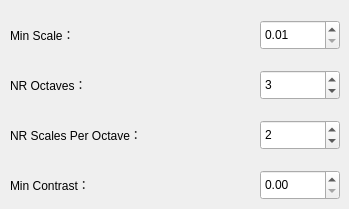
      <widget class="QWidget" name="tab_5">
       <attribute name="title">
        <string>SIFT3D</string>
       </attribute>
       <widget class="QLabel" name="_siftMinScaleLabel">
        <property name="geometry">
         <rect>
          <x>10</x>
          <y>20</y>
          <width>130</width>
          <height>30</height>
         </rect>
        </property>
        <property name="text">
         <string>Min Scale：</string>
        </property>
       </widget>
       <widget class="QLabel" name="_siftNROctavesLabel">
        <property name="geometry">
         <rect>
          <x>10</x>
          <y>70</y>
          <width>160</width>
          <height>30</height>
         </rect>
        </property>
        <property name="text">
         <string>NR Octaves：</string>
        </property>
       </widget>
       <widget class="QLabel" name="_siftNRScalesPerOctaveLabel">
        <property name="geometry">
         <rect>
          <x>10</x>
          <y>120</y>
          <width>250</width>
          <height>30</height>
         </rect>
        </property>
        <property name="text">
         <string>NR Scales Per Octave：</string>
        </property>
       </widget>
       <widget class="QDoubleSpinBox" name="_siftMinScaleSpinBox">
        <property name="geometry">
         <rect>
          <x>260</x>
          <y>20</y>
          <width>80</width>
          <height>30</height>
         </rect>
        </property>
        <property name="minimum">
         <double>0.010000000000000</double>
        </property>
        <property name="maximum">
         <double>1.000000000000000</double>
        </property>
        <property name="singleStep">
         <double>0.010000000000000</double>
        </property>
        <property name="value">
         <double>0.010000000000000</double>
        </property>
       </widget>
       <widget class="QLabel" name="_siftMinContrastLabel">
        <property name="geometry">
         <rect>
          <x>10</x>
          <y>170</y>
          <width>160</width>
          <height>30</height>
         </rect>
        </property>
        <property name="text">
         <string>Min Contrast：</string>
        </property>
       </widget>
       <widget class="QDoubleSpinBox" name="_siftMinContrastSpinBox">
        <property name="geometry">
         <rect>
          <x>260</x>
          <y>170</y>
          <width>80</width>
          <height>30</height>
         </rect>
        </property>
        <property name="singleStep">
         <double>0.100000000000000</double>
        </property>
       </widget>
       <widget class="QSpinBox" name="_siftNROctavesSpinBox">
        <property name="geometry">
         <rect>
          <x>260</x>
          <y>70</y>
          <width>80</width>
          <height>30</height>
         </rect>
        </property>
        <property name="minimum">
         <number>1</number>
        </property>
        <property name="value">
         <number>3</number>
        </property>
       </widget>
       <widget class="QSpinBox" name="_siftNRScalesPerOctaveSpinBox">
        <property name="geometry">
         <rect>
          <x>260</x>
          <y>120</y>
          <width>80</width>
          <height>30</height>
         </rect>
        </property>
        <property name="minimum">
         <number>1</number>
        </property>
        <property name="value">
         <number>2</number>
        </property>
       </widget>
      </widget>
